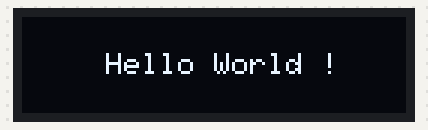
This sketch was run on a simulated Arduino Uno, built with avr-gcc and run on an emulated ATmega328P. Parts: 128×32 one-colour display.

Above: at 0.1 s.

The sketch:

Hello.ino
```cpp
#include <SPI.h>
#include <Wire.h>
#include <Adafruit_GFX.h>
#include <Adafruit_SSD1306.h>

#define SCREEN_WIDTH 128 // Largeur de l'afficheur OLED, en pixels
#define SCREEN_HEIGHT 32 // Hauteur de l'afficheur OLED, en pixels

// Déclaration pour un afficheur SSD1306 connecté en I2C (broches SDA, SCL)
#define OLED_RESET -1 // Broche de réinitialisation (ou -1 si partageant la broche de réinitialisation Arduino)
#define SCREEN_ADDRESS 0x3C ///< Voir la datasheet pour l'adresse; 0x3D pour 128x64, 0x3C pour 128x32
Adafruit_SSD1306 display(SCREEN_WIDTH, SCREEN_HEIGHT, &Wire, OLED_RESET);

void setup() {
  Serial.begin(9600);

  // Initialisation de l'afficheur SSD1306
  if (!display.begin(SSD1306_SWITCHCAPVCC, SCREEN_ADDRESS)) {
    Serial.println(F("Échec d'allocation SSD1306"));
    for (;;); // Boucle infinie si l'initialisation échoue
  }

  // Affichage de "Hello World !" au centre de l'écran
  display.clearDisplay();
  display.setTextSize(1);
  display.setTextColor(SSD1306_WHITE);
  display.setCursor((SCREEN_WIDTH - 12 * 6) / 2, (SCREEN_HEIGHT - 8) / 2); // Centrage du texte
  display.println(F("Hello World !"));
  display.display(); // Affichage du texte

}

void loop() {
  // Rien à faire dans la boucle principale
}
```
